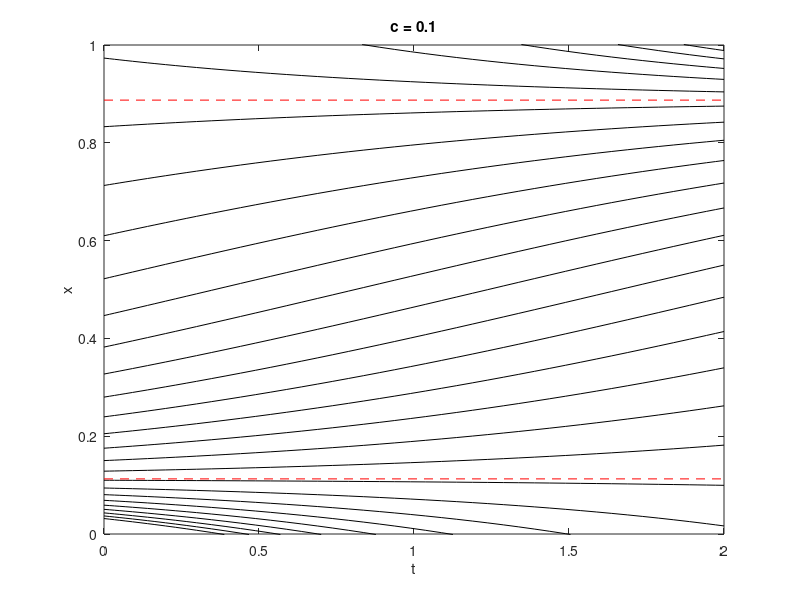

Source code (MATLAB):
c = .1;
x_0 = logspace(-1.5, 0.8, 35);
T = 2;
tspan = [0, T];

figure(2);
[t, x] = ode45(@(t, x) x - x.^2 - c, tspan, x_0);
plot(t, x, '-k');

x_star = roots([-1 1 -c]);
for k = 1 : length(x_star)
    if isreal(x_star(k))
        line([0, T], [x_star(k), x_star(k)], 'linestyle', '--', 'color', 'red');
    end
end
axis([0, T, 0, min(1, max(x_0))])
title(['c = ' num2str(c)]);
xlabel('t');
ylabel('x')
